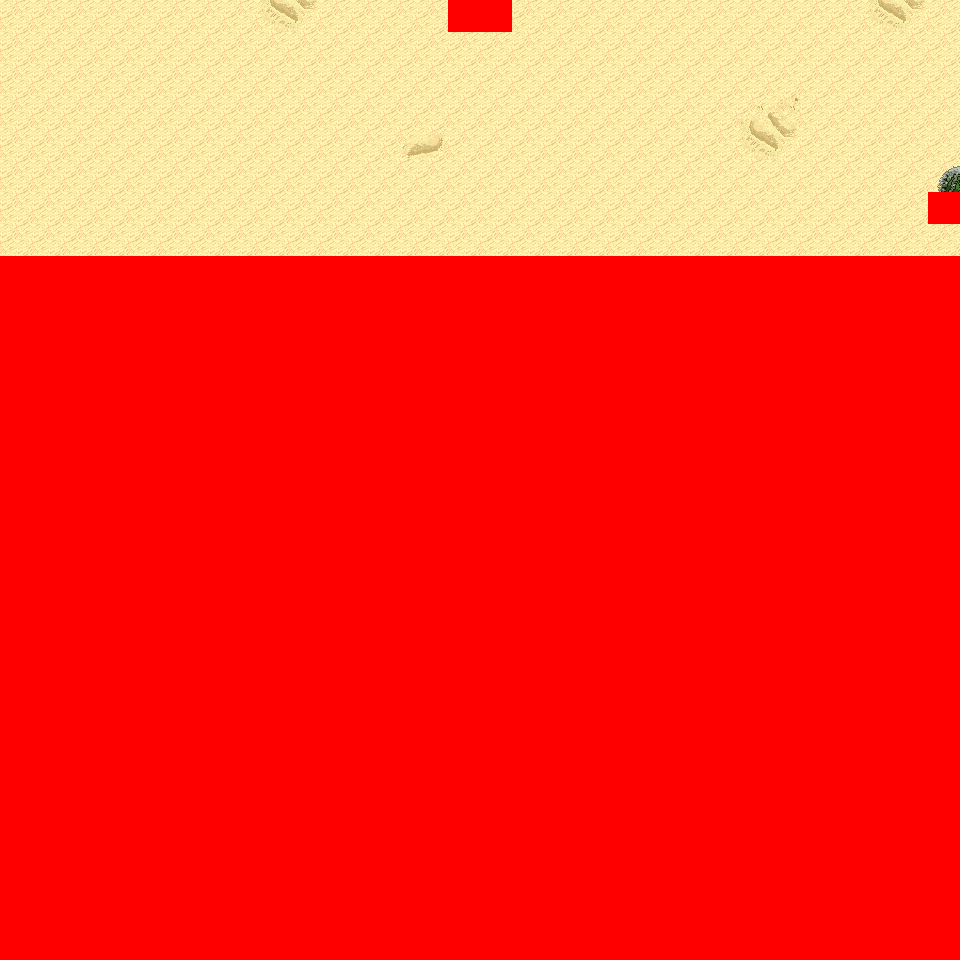

The image is a tile-based game level rendered from a .tmx file. Its description and source (layers, tilesets, objects; grid data summarised) follow:
An orthogonal 30x30 tile map with 32x32 px tiles, 6 tile layers (Ground, Object, Object2, Above, ...), 6 tilesets and 4 objects (4x mapchange).

<map version="1.0" orientation="orthogonal" renderorder="right-down" width="30" height="30" tilewidth="32" tileheight="32" nextobjectid="5">
  <tileset firstgid="1" name="tileset_logic_collision" tilewidth="32" tileheight="32" tilecount="1" columns="1">
    <image source="../drawable/tileset_logic_collision.png" width="32" height="32" />
  </tileset>
  <tileset firstgid="2" name="tileset_terrain_desert" tilewidth="32" tileheight="32" tilecount="88" columns="8">
    <image source="../drawable/tileset_terrain_desert.png" width="256" height="352" />
  </tileset>
  <tileset firstgid="90" name="tileset_ground_sand_2" tilewidth="32" tileheight="32" tilecount="15" columns="5">
    <image source="../drawable/tileset_ground_sand_2.png" width="160" height="96" />
  </tileset>
  <tileset firstgid="105" name="tileset_plant_cactus_2" tilewidth="32" tileheight="32" tilecount="10" columns="5">
    <image source="../drawable/tileset_plant_cactus_2.png" width="160" height="64" />
  </tileset>
  <tileset firstgid="115" name="tileset_plant_round_cactuses" tilewidth="32" tileheight="32" tilecount="20" columns="10">
    <image source="../drawable/tileset_plant_round_cactuses.png" width="320" height="64" />
  </tileset>
  <tileset firstgid="135" name="tileset_plant_cactus" tilewidth="32" tileheight="32" tilecount="2" columns="1">
    <image source="../drawable/tileset_plant_cactus.png" width="32" height="64" />
  </tileset>
  <layer name="Ground" width="30" height="30">
    <data>[900 cells, 240 non-empty, 7 distinct tile ids]</data>
  </layer>
  <layer name="Object" width="30" height="30">
    <data>[900 cells, 3 non-empty, 2 distinct tile ids]</data>
  </layer>
  <layer name="Object2" width="30" height="30">
    <data>[900 cells, 0 non-empty, 0 distinct tile ids]</data>
  </layer>
  <layer name="Above" width="30" height="30">
    <data>[900 cells, 1 non-empty, 1 distinct tile ids]</data>
  </layer>
  <layer name="Above2" width="30" height="30">
    <data>[900 cells, 0 non-empty, 0 distinct tile ids]</data>
  </layer>
  <layer name="Walkable" width="30" height="30">
    <data>[900 cells, 663 non-empty, 1 distinct tile ids]</data>
  </layer>
  <objectgroup name="MapEvents">
    <object id="1" name="north" type="mapchange" x="0" y="0" width="448" height="32">
      <properties>
        <property name="map" value="0_deniran_forest_n2_w_x0_y3" />
        <property name="place" value="south" />
      </properties>
    </object>
    <object id="2" name="north2" type="mapchange" x="512" y="0" width="448" height="32">
      <properties>
        <property name="map" value="0_deniran_forest_n2_w_x0_y3" />
        <property name="place" value="south2" />
      </properties>
    </object>
    <object id="3" name="east" type="mapchange" x="928" y="0" width="32" height="192">
      <properties>
        <property name="map" value="0_ados_mountain_n2_w2_x0_y4" />
        <property name="place" value="west" />
      </properties>
    </object>
    <object id="4" name="east2" type="mapchange" x="928" y="224" width="32" height="32">
      <properties>
        <property name="map" value="0_ados_mountain_n2_w2_x0_y4" />
        <property name="place" value="west2" />
      </properties>
    </object>
  </objectgroup>
</map>
